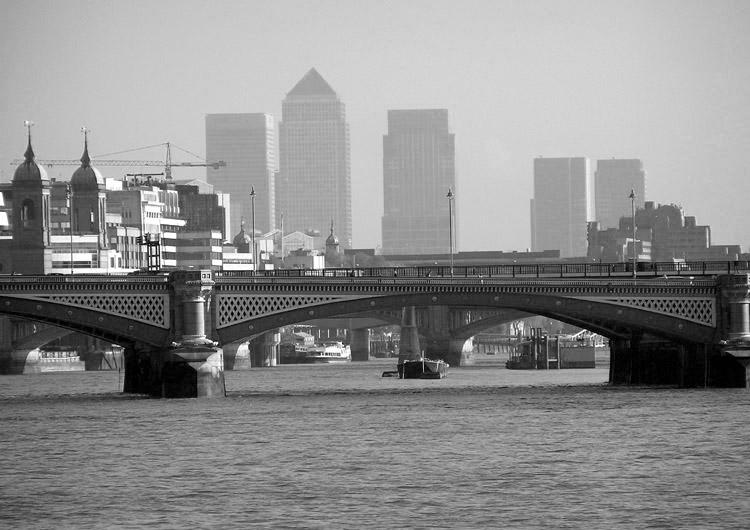
%> input picture Project 2/city_orig.jpg, 750 x 530 px
$ octave Project2.m   (GNU Octave 9; MATLAB toolbox functions it lacks are replaced by stand-ins)
%> lines starting %> are read from the running program, lines starting %| are printed output that depends on the picture
%%
%Section One Part One
clear
clc
city=imread('city_orig.jpg');
%> city is the input picture: size 530x750 uint8; min 0, max 255, mean 141.1
citynoise=imread('city_noise.jpg');
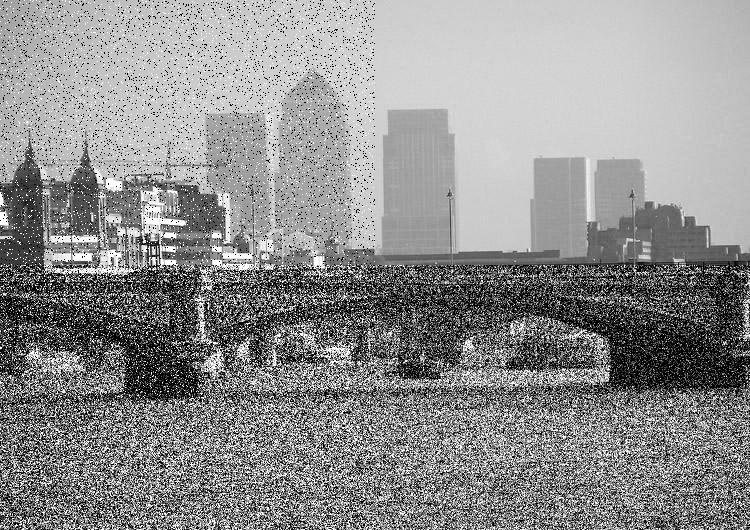
%> input picture Project 2/city_noise.jpg, 750 x 530 px
%> citynoise is the input picture: size 530x750 uint8; min 0, max 255, mean 142.9
y=length(city(:,1));
%> y = 530
x=length(city(1,:));
%> x = 750
y11=y/2;
%> y11 = 265
x11=x/2;
%> x11 = 375
sp=citynoise(1:y11,1:x11);
nonoise=citynoise(1:y11,x11+1:x);
gaus=citynoise(y11+1:y,x11+1:x);
mix=citynoise(y11+1:y,1:x11);


x12=sp(1,:);
%> x12 = 375 values, max 255 at index 7, min 0 at index 73, mean 187.1
y12=sp(:,1);
%> y12 = 265 values, max 255 at index 9, min 0 at index 75, mean 161
x1=city(1,1:x11);
%> x1 = 375 values, max 204 at index 364, min 160 at index 9, mean 191.3
y1=city(1:y11,1);
%> y1 = 265 values, max 255 at index 194, min 38 at index 265, mean 161.1
s1=sum(x1);
%> s1 = 71720
s2=sum(y1);
%> s2 = 42701
s3=s1+s2;
%> s3 = 114421
s4=(s3)^2;
%> s4 = 13092165241
y13=y1-y12;
%> y13 = 265 values, max 255 at index 221, min 0 at index 2, mean 7.77
x13=x1-x12;
%> x13 = 375 values, max 203 at index 351, min 0 at index 2, mean 11.05
s5=sum(y13);
%> s5 = 2058
s6=sum(x13);
%> s6 = 4145
s7=s5+s6;
%> s7 = 6203
s8=(s7)^2;
%> s8 = 38477209
s9=s4/s8;
%> s9 = 340.3
SNRsaltandpepper=10*(log(s9))/log(10)
%> SNRsaltandpepper = 25.32


x12=mix(1,:);
%> x12 = 375 values, max 255 at index 2, min 0 at index 8, mean 135.3
y12=mix(:,1);
%> y12 = 265 values, max 255 at index 24, min 0 at index 5, mean 91.8
x1=city(1,1:x11);
y1=city(y11+1:y,1);
%> y1 = 265 values, max 140 at index 212, min 0 at index 32, mean 75.47
s1=sum(x1);
s2=sum(y1);
%> s2 = 20000
s3=s1+s2;
%> s3 = 91720
s4=(s3)^2;
%> s4 = 8412558400
y13=y1-y12;
%> y13 = 265 values, max 124 at index 256, min 0 at index 1, mean 21.97
x13=x1-x12;
%> x13 = 375 values, max 202 at index 336, min 0 at index 2, mean 70.23
s5=sum(y13);
%> s5 = 5822
s6=sum(x13);
%> s6 = 26335
s7=s5+s6;
%> s7 = 32157
s8=(s7)^2;
%> s8 = 1034072649
s9=s4/s8;
%> s9 = 8.14
SNRmix=10*(log(s9))/log(10)
%> SNRmix = 9.1

x12=gaus(1,:);
%> x12 = 375 values, max 255 at index 11, min 0 at index 48, mean 82.75
y12=gaus(:,1);
%> y12 = 265 values, max 255 at index 65, min 0 at index 4, mean 115.8
x1=city(1,x11+1:x);
%> x1 = 375 values, max 208 at index 10, min 177 at index 375, mean 199.5
y1=city(y11+1:y,1);
s1=sum(x1);
%> s1 = 74806
s2=sum(y1);
s3=s1+s2;
%> s3 = 94806
s4=(s3)^2;
%> s4 = 8988177636
y13=y1-y12;
%> y13 = 265 values, max 127 at index 161, min 0 at index 1, mean 13.34
x13=x1-x12;
%> x13 = 375 values, max 207 at index 136, min 0 at index 4, mean 119.7
s5=sum(y13);
%> s5 = 3536
s6=sum(x13);
%> s6 = 44873
s7=s5+s6;
%> s7 = 48409
s8=(s7)^2;
%> s8 = 2343431281
s9=s4/s8;
%> s9 = 3.84
SNRgaussian=10*(log(s9))/log(10)
%> SNRgaussian = 5.84
%%
%Section One Part Two
clear
clc
city=imread('city_orig.jpg');
citynoise=imread('city_noise.jpg');
y=length(city(:,1));
x=length(city(1,:));
y11=y/2;
x11=x/2;
sp=citynoise(1:y11,1:x11);
nonoise=citynoise(1:y11,x11+1:x);
gaus=citynoise(y11+1:y,x11+1:x);
mix=citynoise(y11+1:y,1:x11);
h=fspecial('average',[3 3]);
spa=imfilter(sp,h);
gausa=imfilter(gaus,h);
mixa=imfilter(mix,h);

x12=spa(1,:);
%> x12 = 375 values, max 146 at index 267, min 71 at index 1, mean 124.2
y12=spa(:,1);
%> y12 = 265 values, max 169 at index 216, min 13 at index 265, mean 105.4
x1=city(1,1:x11);
%> x1 = 375 values, max 204 at index 364, min 160 at index 9, mean 191.3
y1=city(1:y11,1);
%> y1 = 265 values, max 255 at index 194, min 38 at index 265, mean 161.1
s1=sum(x1);
%> s1 = 71720
s2=sum(y1);
%> s2 = 42701
s3=s1+s2;
%> s3 = 114421
s4=(s3)^2;
%> s4 = 13092165241
y13=y1-y12;
%> y13 = 265 values, max 157 at index 193, min 0 at index 191, mean 55.98
x13=x1-x12;
%> x13 = 375 values, max 112 at index 375, min 36 at index 33, mean 67.08
s5=sum(y13);
%> s5 = 14834
s6=sum(x13);
%> s6 = 25154
s7=s5+s6;
%> s7 = 39988
s8=(s7)^2;
%> s8 = 1599040144
s9=s4/s8;
%> s9 = 8.19
SNR_saltandpepper_averagefilter=10*(log(s9))/log(10)
%> SNR_saltandpepper_averagefilter = 9.13


x12=mixa(1,:);
%> x12 = 375 values, max 166 at index 225, min 19 at index 86, mean 87.11
y12=mixa(:,1);
%> y12 = 265 values, max 129 at index 192, min 12 at index 86, mean 63.05
x1=city(1,1:x11);
y1=city(y11+1:y,1);
%> y1 = 265 values, max 140 at index 212, min 0 at index 32, mean 75.47
s1=sum(x1);
s2=sum(y1);
%> s2 = 20000
s3=s1+s2;
%> s3 = 91720
s4=(s3)^2;
%> s4 = 8412558400
y13=y1-y12;
%> y13 = 265 values, max 96 at index 212, min 0 at index 1, mean 18.69
x13=x1-x12;
%> x13 = 375 values, max 176 at index 359, min 33 at index 225, mean 104.1
s5=sum(y13);
%> s5 = 4952
s6=sum(x13);
%> s6 = 39055
s7=s5+s6;
%> s7 = 44007
s8=(s7)^2;
%> s8 = 1936616049
s9=s4/s8;
%> s9 = 4.34
SNRmix_averagefilter=10*(log(s9))/log(10)
%> SNRmix_averagefilter = 6.38

x12=gausa(1,:);
%> x12 = 375 values, max 128 at index 309, min 8 at index 222, mean 53.09
y12=gausa(:,1);
%> y12 = 265 values, max 146 at index 173, min 13 at index 54, mean 77.55
x1=city(1,x11+1:x);
%> x1 = 375 values, max 208 at index 10, min 177 at index 375, mean 199.5
y1=city(y11+1:y,1);
s1=sum(x1);
%> s1 = 74806
s2=sum(y1);
s3=s1+s2;
%> s3 = 94806
s4=(s3)^2;
%> s4 = 8988177636
y13=y1-y12;
%> y13 = 265 values, max 92 at index 10, min 0 at index 1, mean 11.73
x13=x1-x12;
%> x13 = 375 values, max 194 at index 222, min 62 at index 309, mean 146.4
s5=sum(y13);
%> s5 = 3108
s6=sum(x13);
%> s6 = 54898
s7=s5+s6;
%> s7 = 58006
s8=(s7)^2;
%> s8 = 3364696036
s9=s4/s8;
%> s9 = 2.67
SNRgaussian_averagefilter=10*(log(s9))/log(10)
%> SNRgaussian_averagefilter = 4.27
figure;
imshow(spa);
title('Salt & Pepper noisy filtered by Average filter');
figure;
imshow(mixa);
title('Gaussian & Salt & Pepper Mixture noisy filtered by Average filter');
figure;
imshow(gausa);
title('Gaussian noisy filtered by Average filter');


spg=imgaussfilt(sp);
gausg=imgaussfilt(gaus);
mixg=imgaussfilt(mix);

x12=spg(1,:);
%> x12 = 375 values, max 239 at index 314, min 37 at index 49, mean 186.9
y12=spg(:,1);
%> y12 = 265 values, max 255 at index 216, min 18 at index 188, mean 160.4
x1=city(1,1:x11);
%> x1 = 375 values, max 204 at index 364, min 160 at index 9, mean 191.3
y1=city(1:y11,1);
%> y1 = 265 values, max 255 at index 194, min 38 at index 265, mean 161.1
s1=sum(x1);
%> s1 = 71720
s2=sum(y1);
%> s2 = 42701
s3=s1+s2;
%> s3 = 114421
s4=(s3)^2;
%> s4 = 13092165241
y13=y1-y12;
%> y13 = 265 values, max 179 at index 221, min 0 at index 2, mean 6.65
x13=x1-x12;
%> x13 = 375 values, max 147 at index 139, min 0 at index 2, mean 9.2
s5=sum(y13);
%> s5 = 1761
s6=sum(x13);
%> s6 = 3450
s7=s5+s6;
%> s7 = 5211
s8=(s7)^2;
%> s8 = 27154521
s9=s4/s8;
%> s9 = 482.1
SNR_saltandpepper_gaussianfilter=10*(log(s9))/log(10)
%> SNR_saltandpepper_gaussianfilter = 26.83


x12=mixg(1,:);
%> x12 = 375 values, max 253 at index 247, min 10 at index 39, mean 134.3
y12=mixg(:,1);
%> y12 = 265 values, max 241 at index 118, min 5 at index 48, mean 92.46
x1=city(1,1:x11);
y1=city(y11+1:y,1);
%> y1 = 265 values, max 140 at index 212, min 0 at index 32, mean 75.47
s1=sum(x1);
s2=sum(y1);
%> s2 = 20000
s3=s1+s2;
%> s3 = 91720
s4=(s3)^2;
%> s4 = 8412558400
y13=y1-y12;
%> y13 = 265 values, max 95 at index 256, min 0 at index 1, mean 14.34
x13=x1-x12;
%> x13 = 375 values, max 171 at index 375, min 0 at index 2, mean 63.85
s5=sum(y13);
%> s5 = 3799
s6=sum(x13);
%> s6 = 23945
s7=s5+s6;
%> s7 = 27744
s8=(s7)^2;
%> s8 = 769729536
s9=s4/s8;
%> s9 = 10.93
SNRmix_gaussianfilter=10*(log(s9))/log(10)
%> SNRmix_gaussianfilter = 10.39

x12=gausg(1,:);
%> x12 = 375 values, max 240 at index 308, min 3 at index 136, mean 82.11
y12=gausg(:,1);
%> y12 = 265 values, max 237 at index 189, min 11 at index 22, mean 116
x1=city(1,x11+1:x);
%> x1 = 375 values, max 208 at index 10, min 177 at index 375, mean 199.5
y1=city(y11+1:y,1);
s1=sum(x1);
%> s1 = 74806
s2=sum(y1);
s3=s1+s2;
%> s3 = 94806
s4=(s3)^2;
%> s4 = 8988177636
y13=y1-y12;
%> y13 = 265 values, max 107 at index 10, min 0 at index 1, mean 7.45
x13=x1-x12;
%> x13 = 375 values, max 204 at index 136, min 0 at index 11, mean 118
s5=sum(y13);
%> s5 = 1975
s6=sum(x13);
%> s6 = 44263
s7=s5+s6;
%> s7 = 46238
s8=(s7)^2;
%> s8 = 2137952644
s9=s4/s8;
%> s9 = 4.2
SNRgaussian_gaussianfilter=10*(log(s9))/log(10)
%> SNRgaussian_gaussianfilter = 6.24
figure;
imshow(spg);
title('Salt & Pepper noisy filtered by Gaussian filter');
figure;
imshow(mixg);
title('Gaussian & Salt & Pepper Mixture noisy filtered by Gaussian filter');
figure;
imshow(gausg);
title('Gaussian noisy filtered by Gaussian filter');

spm=medfilt2(sp);
gausm=medfilt2(gaus);
mixm=medfilt2(mix);
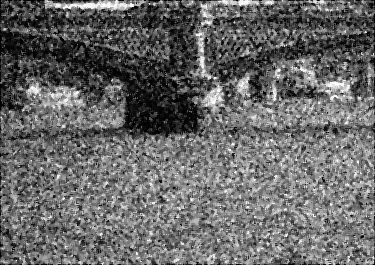
%> mixm: size 265x375 uint8; min 0, max 255, mean 104.4

x12=spm(1,:);
%> x12 = 375 values, max 206 at index 262, min 0 at index 1, mean 179.6
y12=spm(:,1);
%> y12 = 265 values, max 251 at index 196, min 0 at index 1, mean 146.3
x1=city(1,1:x11);
%> x1 = 375 values, max 204 at index 364, min 160 at index 9, mean 191.3
y1=city(1:y11,1);
%> y1 = 265 values, max 255 at index 194, min 38 at index 265, mean 161.1
s1=sum(x1);
%> s1 = 71720
s2=sum(y1);
%> s2 = 42701
s3=s1+s2;
%> s3 = 114421
s4=(s3)^2;
%> s4 = 13092165241
y13=y1-y12;
%> y13 = 265 values, max 186 at index 193, min 0 at index 23, mean 15.09
x13=x1-x12;
%> x13 = 375 values, max 204 at index 375, min 0 at index 12, mean 11.7
s5=sum(y13);
%> s5 = 4000
s6=sum(x13);
%> s6 = 4388
s7=s5+s6;
%> s7 = 8388
s8=(s7)^2;
%> s8 = 70358544
s9=s4/s8;
%> s9 = 186.1
SNR_saltandpepper_medianfilter=10*(log(s9))/log(10)
%> SNR_saltandpepper_medianfilter = 22.7


x12=mixm(1,:);
%> x12 = 375 values, max 249 at index 117, min 0 at index 1, mean 72.39
y12=mixm(:,1);
%> y12 = 265 values, max 176 at index 118, min 0 at index 1, mean 38.03
x1=city(1,1:x11);
y1=city(y11+1:y,1);
%> y1 = 265 values, max 140 at index 212, min 0 at index 32, mean 75.47
s1=sum(x1);
s2=sum(y1);
%> s2 = 20000
s3=s1+s2;
%> s3 = 91720
s4=(s3)^2;
%> s4 = 8412558400
y13=y1-y12;
%> y13 = 265 values, max 124 at index 256, min 0 at index 18, mean 40.03
x13=x1-x12;
%> x13 = 375 values, max 204 at index 375, min 0 at index 46, mean 120.2
s5=sum(y13);
%> s5 = 10609
s6=sum(x13);
%> s6 = 45092
s7=s5+s6;
%> s7 = 55701
s8=(s7)^2;
%> s8 = 3102601401
s9=s4/s8;
%> s9 = 2.71
SNRmix_medianfilter=10*(log(s9))/log(10)
%> SNRmix_medianfilter = 4.33

x12=gausm(1,:);
%> x12 = 375 values, max 153 at index 15, min 0 at index 1, mean 30.39
y12=gausm(:,1);
%> y12 = 265 values, max 195 at index 173, min 0 at index 1, mean 67.01
x1=city(1,x11+1:x);
%> x1 = 375 values, max 208 at index 10, min 177 at index 375, mean 199.5
y1=city(y11+1:y,1);
s1=sum(x1);
%> s1 = 74806
s2=sum(y1);
s3=s1+s2;
%> s3 = 94806
s4=(s3)^2;
%> s4 = 8988177636
y13=y1-y12;
%> y13 = 265 values, max 124 at index 10, min 0 at index 2, mean 23.45
x13=x1-x12;
%> x13 = 375 values, max 207 at index 137, min 39 at index 309, mean 169.1
s5=sum(y13);
%> s5 = 6215
s6=sum(x13);
%> s6 = 63411
s7=s5+s6;
%> s7 = 69626
s8=(s7)^2;
%> s8 = 4847779876
s9=s4/s8;
%> s9 = 1.85
SNRgaussian_medianfilter=10*(log(s9))/log(10)
%> SNRgaussian_medianfilter = 2.68
figure;
imshow(spm);
title('Salt & Pepper noisy filtered by Median filter');
figure;
imshow(mixm);
title('Gaussian & Salt & Pepper Mixture noisy filtered by Median filter');
figure;
imshow(gausm);
title('Gaussian noisy filtered by Median filter');

%%
%Section Two Part One
clear
clc
hand=imread('hand_xray.jpg');
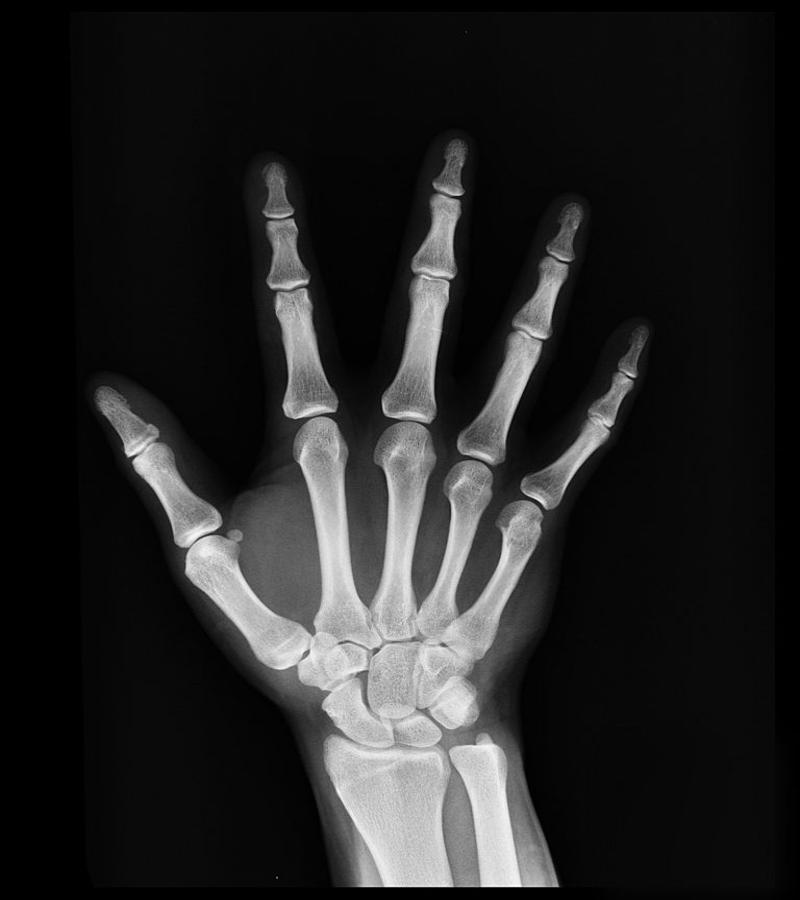
%> input picture Project 2/hand_xray.jpg, 800 x 900 px
%> hand is the input picture: size 900x800 uint8; min 0, max 254, mean 36.3
Y=fft2(hand);
Ys=fftshift(Y);
Ps=10*log10((abs(Ys).^2));
figure;
imagesc(Ps);
title('Image Spectral Density(dB)');
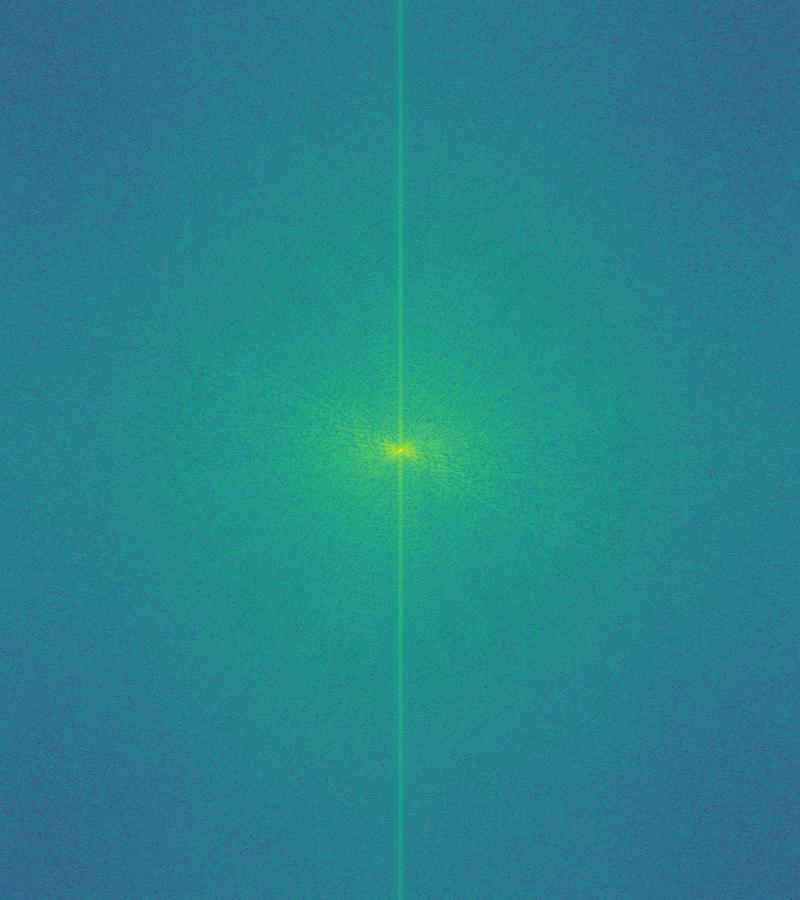
%> displayed picture: size 900x800x3, on the screen's scale of 0 to 255; mean R, G, B 38.6, 131.6, 140.5
%%
%Section Two Part Two
clear
clc
hand=imread('hand_xray.jpg');
hand1=im2double(hand);
Y=fft2(hand);
Ys=fftshift(Y);
Ps=(abs(Ys));
m1=sum(hand1);
%> m1 = 800 values, max 418.9 at index 434, min 0 at index 1, mean 128.1
m2=sum(m1);
%> m2 = 102504.3

m3=mean(Ps);
%> m3 = 800 values, max 123157.2 at index 401, min 822.7 at index 21, mean 5286.1
m4=mean(m3);
%> m4 = 5286.1

Pixels_mean=m2/1700
%> Pixels_mean = 60.3
Spectral_mean=m4/1700
%> Spectral_mean = 3.11
%%
%Section Three Part One
clc
clear

chess=imread('chessboard.jpg');
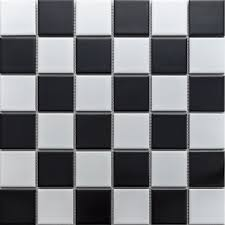
%> input picture Project 2/chessboard.jpg, 225 x 225 px
%> chess is the input picture: size 225x225x3 uint8; mean R, G, B 119.8, 120.8, 124.9
figure;
imshow(chess)
title('main image');
h1=[1,-1];
H1=imfilter(chess,h1);
figure;
imshow(H1)
title('first filter');
h2=[1,0];
H2=imfilter(chess,h2);
figure;
imshow(H2)
title('second filter');
h3=[1,0,-1];
H3=imfilter(chess,h3);
figure;
imshow(H3)
title('third filter');
h4=transpose([1,0,-1]);
H4=imfilter(chess,h4);
figure;
imshow(H4)
title('fourth filter');
h5= [-1,-1,-1;-1,8,-1;-1,-1,-1];
H5=imfilter(chess,h5);
figure;
imshow(H5)
title('fifth filter');

%%
%Section Three Part Two
clc
clear

chess=imread('chessboard.jpg');
chess=rgb2gray(chess);
%> chess: size 225x225 uint8
figure;
imshow(chess)
title('main image');
BW2=edge(chess,'Canny');
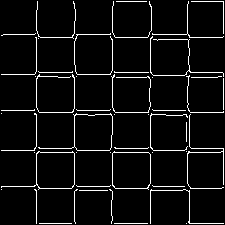
%> BW2: size 225x225 logical; 5.7% white in thin lines or dots
figure;
imshow(BW2);
title('Canny edge detector');
BW3=edge(chess,'Sobel');
%> BW3: size 225x225 logical; 6.2% white in thin lines or dots
figure;
imshow(BW3);
title('Sobel edge detector');
BW1=edge(chess,'log');
%> BW1: size 225x225 logical; 4.7% white in thin lines or dots
figure;
imshow(BW1);
title('Laplacian of gaussian edge detector');

%%
%Section Four
clear
clc
hand=imread('hand_xray.jpg');
x=length(hand(:,1));
%> x = 900
y=length(hand(1,:));
%> y = 800
Y=zeros(x,y);
%> Y: size 900x800 double; every value is 0
Y=uint8(Y);
%> Y: size 900x800 uint8; every value is 0
for i=1:x
    for j=1:y
        m1=mod(-i,x)+1;
        m2=mod(-j,y)+1;
        Y(i,j)=hand(m1,m2);
    end
end
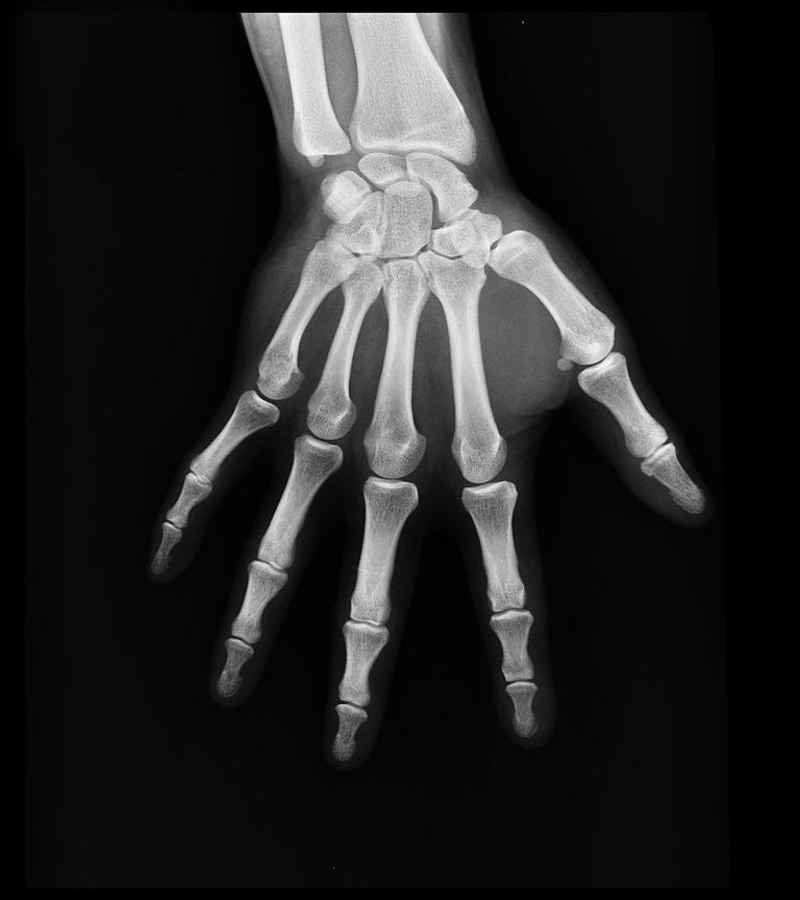
%> Y: size 900x800 uint8; min 0, max 254, mean 36.3; mean of the top-left, top-right, bottom-left and bottom-right quarters 52.4, 54, 22.8, 16
figure;
imshow(hand);
title('main image');
figure;
imshow(Y);
title('rotated image');

%%
%Section Five
clear
clc
hand1=imread('hand_xray.jpg');
%> (the run ends here)
